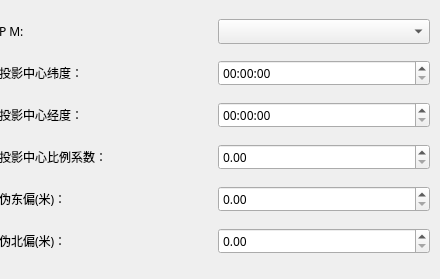
              <widget class="QWidget" name="PTTTWW_Page">
               <widget class="QWidget" name="layoutWidget">
                <property name="geometry">
                 <rect>
                  <x>-1</x>
                  <y>9</y>
                  <width>431</width>
                  <height>261</height>
                 </rect>
                </property>
                <layout class="QVBoxLayout" name="verticalLayout_18">
                 <item>
                  <layout class="QHBoxLayout" name="horizontalLayout_79" stretch="1,1">
                   <item>
                    <widget class="QLabel" name="PTTTWW_PMLabel">
                     <property name="font">
                      <font>
                       <family>Source Han Sans SC Medium</family>
                       <pointsize>9</pointsize>
                       <weight>7</weight>
                       <italic>false</italic>
                       <bold>false</bold>
                      </font>
                     </property>
                     <property name="text">
                      <string>P M:</string>
                     </property>
                    </widget>
                   </item>
                   <item>
                    <widget class="QComboBox" name="PTTTWW_PMBox">
                     <property name="font">
                      <font>
                       <family>Source Han Sans SC Medium</family>
                       <pointsize>9</pointsize>
                       <weight>7</weight>
                       <italic>false</italic>
                       <bold>false</bold>
                      </font>
                     </property>
                    </widget>
                   </item>
                  </layout>
                 </item>
                 <item>
                  <layout class="QHBoxLayout" name="horizontalLayout_80" stretch="1,1">
                   <item>
                    <widget class="QLabel" name="label_74">
                     <property name="font">
                      <font>
                       <family>Source Han Sans SC Medium</family>
                       <pointsize>9</pointsize>
                       <weight>7</weight>
                       <italic>false</italic>
                       <bold>false</bold>
                      </font>
                     </property>
                     <property name="text">
                      <string>投影中心纬度：</string>
                     </property>
                    </widget>
                   </item>
                   <item>
                    <widget class="QTimeEdit" name="timeEdit_18">
                     <property name="font">
                      <font>
                       <family>Source Han Sans SC Medium</family>
                       <pointsize>9</pointsize>
                       <weight>7</weight>
                       <italic>false</italic>
                       <bold>false</bold>
                      </font>
                     </property>
                     <property name="inputMethodHints">
                      <set>Qt::ImhNone</set>
                     </property>
                     <property name="displayFormat">
                      <string>HH:mm:ss</string>
                     </property>
                    </widget>
                   </item>
                  </layout>
                 </item>
                 <item>
                  <layout class="QHBoxLayout" name="horizontalLayout_81" stretch="1,1">
                   <item>
                    <widget class="QLabel" name="label_75">
                     <property name="font">
                      <font>
                       <family>Source Han Sans SC Medium</family>
                       <pointsize>9</pointsize>
                       <weight>7</weight>
                       <italic>false</italic>
                       <bold>false</bold>
                      </font>
                     </property>
                     <property name="text">
                      <string>投影中心经度：</string>
                     </property>
                    </widget>
                   </item>
                   <item>
                    <widget class="QTimeEdit" name="timeEdit_19">
                     <property name="font">
                      <font>
                       <family>Source Han Sans SC Medium</family>
                       <pointsize>9</pointsize>
                       <weight>7</weight>
                       <italic>false</italic>
                       <bold>false</bold>
                      </font>
                     </property>
                     <property name="inputMethodHints">
                      <set>Qt::ImhNone</set>
                     </property>
                     <property name="displayFormat">
                      <string>HH:mm:ss</string>
                     </property>
                    </widget>
                   </item>
                  </layout>
                 </item>
                 <item>
                  <layout class="QHBoxLayout" name="horizontalLayout_82" stretch="1,1">
                   <item>
                    <widget class="QLabel" name="label_76">
                     <property name="font">
                      <font>
                       <family>Source Han Sans SC Medium</family>
                       <pointsize>9</pointsize>
                       <weight>7</weight>
                       <italic>false</italic>
                       <bold>false</bold>
                      </font>
                     </property>
                     <property name="text">
                      <string>投影中心比例系数：</string>
                     </property>
                    </widget>
                   </item>
                   <item>
                    <widget class="QDoubleSpinBox" name="doubleSpinBox_10">
                     <property name="font">
                      <font>
                       <family>Source Han Sans SC Medium</family>
                       <pointsize>9</pointsize>
                       <weight>7</weight>
                       <italic>false</italic>
                       <bold>false</bold>
                      </font>
                     </property>
                    </widget>
                   </item>
                  </layout>
                 </item>
                 <item>
                  <layout class="QHBoxLayout" name="horizontalLayout_83" stretch="1,1">
                   <item>
                    <widget class="QLabel" name="label_77">
                     <property name="font">
                      <font>
                       <family>Source Han Sans SC Medium</family>
                       <pointsize>9</pointsize>
                       <weight>7</weight>
                       <italic>false</italic>
                       <bold>false</bold>
                      </font>
                     </property>
                     <property name="text">
                      <string>伪东偏(米)：</string>
                     </property>
                    </widget>
                   </item>
                   <item>
                    <widget class="QDoubleSpinBox" name="doubleSpinBox_19">
                     <property name="font">
                      <font>
                       <family>Source Han Sans SC Medium</family>
                       <pointsize>9</pointsize>
                       <weight>7</weight>
                       <italic>false</italic>
                       <bold>false</bold>
                      </font>
                     </property>
                    </widget>
                   </item>
                  </layout>
                 </item>
                 <item>
                  <layout class="QHBoxLayout" name="horizontalLayout_84" stretch="1,1">
                   <item>
                    <widget class="QLabel" name="label_78">
                     <property name="font">
                      <font>
                       <family>Source Han Sans SC Medium</family>
                       <pointsize>9</pointsize>
                       <weight>7</weight>
                       <italic>false</italic>
                       <bold>false</bold>
                      </font>
                     </property>
                     <property name="text">
                      <string>伪北偏(米)：</string>
                     </property>
                    </widget>
                   </item>
                   <item>
                    <widget class="QDoubleSpinBox" name="doubleSpinBox_20">
                     <property name="font">
                      <font>
                       <family>Source Han Sans SC Medium</family>
                       <pointsize>9</pointsize>
                       <weight>7</weight>
                       <italic>false</italic>
                       <bold>false</bold>
                      </font>
                     </property>
                    </widget>
                   </item>
                  </layout>
                 </item>
                </layout>
               </widget>
              </widget>
